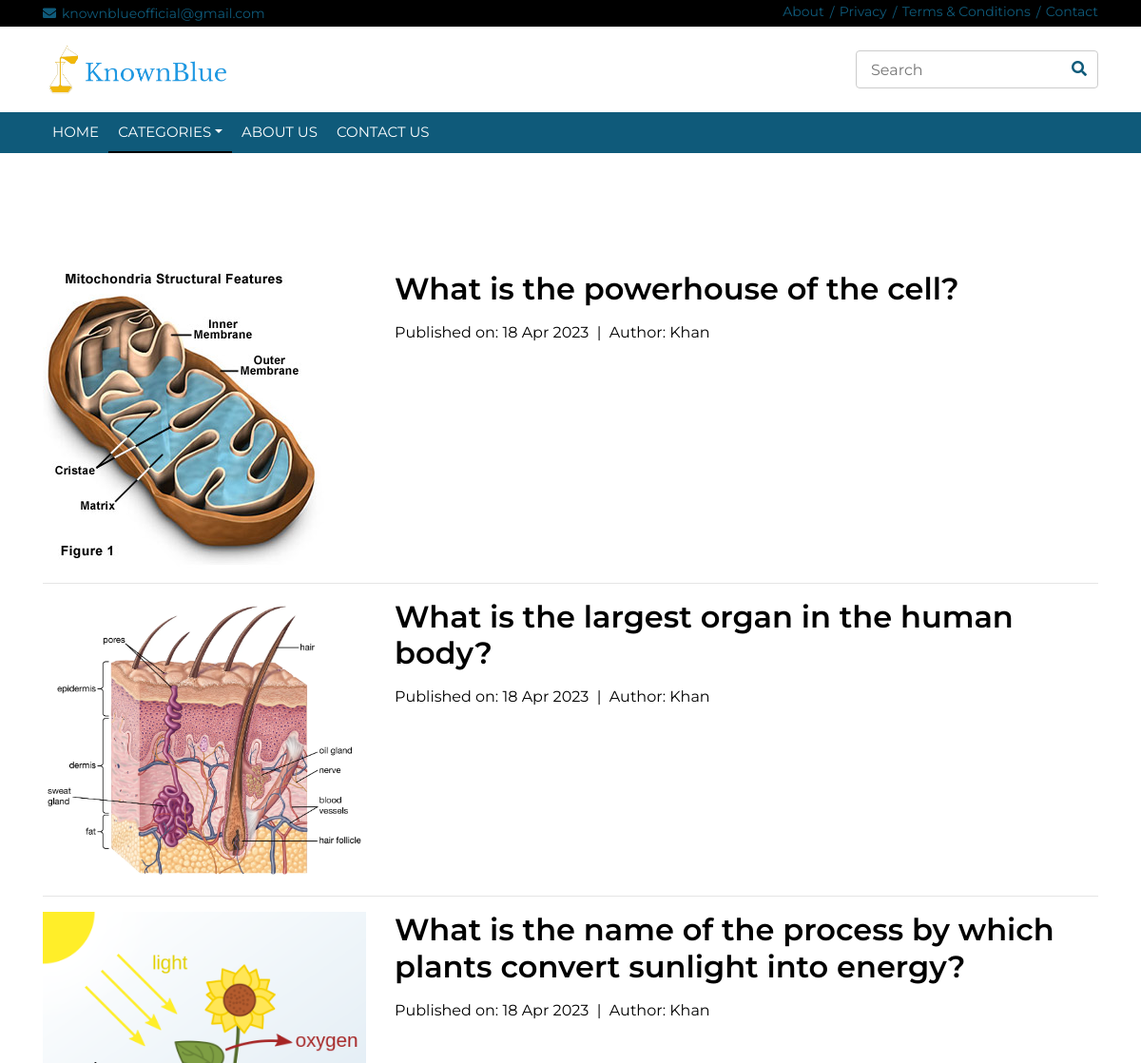
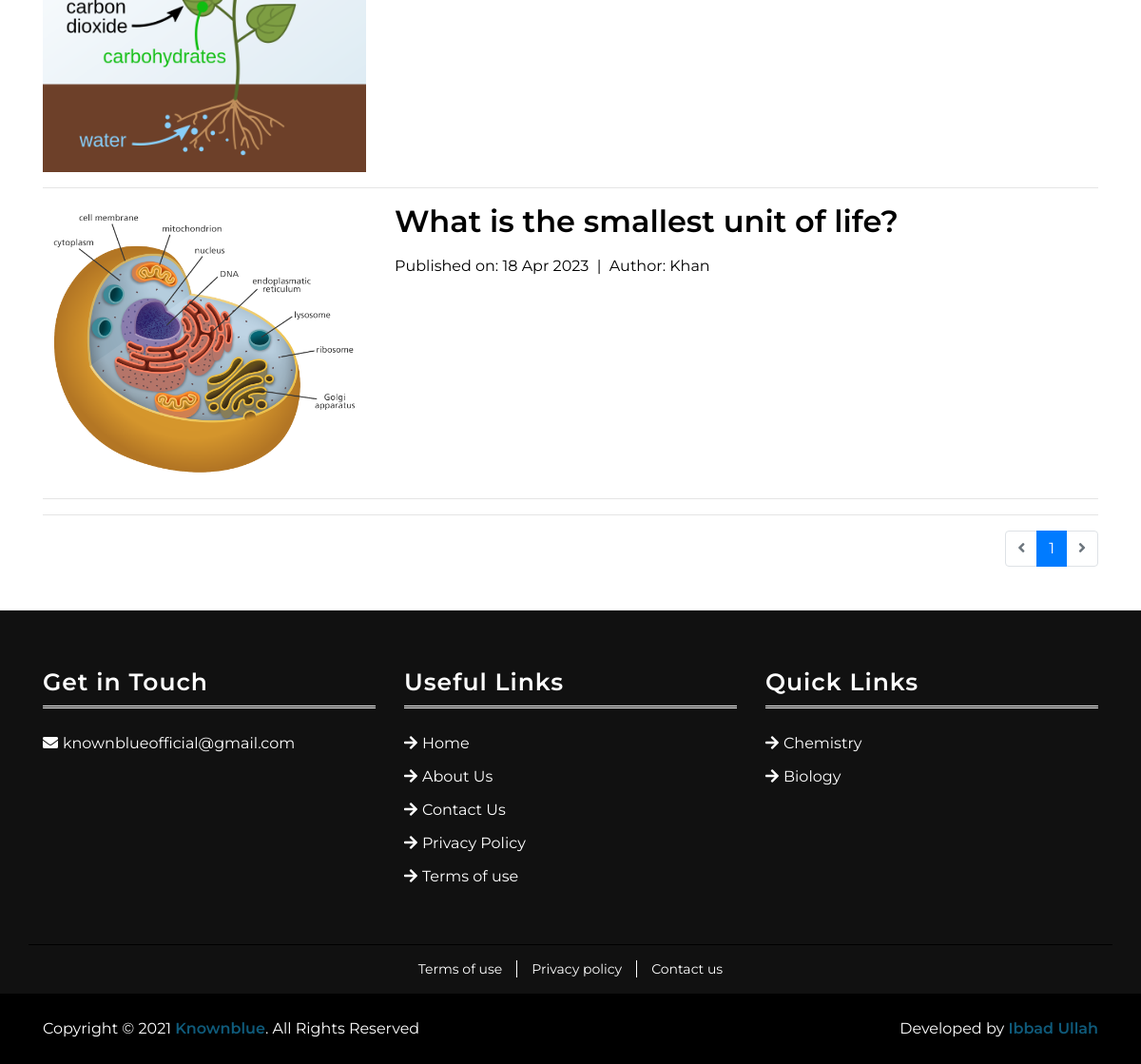
Page /biology/ on the committed database (2 pictures, top to bottom).
### adminsection/models.py (models this page shows, shortened)
class ArticlesModel(models.Model):
    Category = models.ForeignKey(CategoryModel,verbose_name="category",on_delete=models.CASCADE)
    article_title = models.CharField(max_length=200,null=True,blank=True)
    article_keywords = models.TextField(max_length=1000, null=True, blank=True)
    artilce_meta_des = models.CharField(max_length=160,null=True,blank=True)
    article_author = models.CharField(max_length=100, null=True, blank=True)
    article_content = RichTextField(null=True,blank=True)
    article_image = models.ImageField(upload_to="ArticlesImages",unique=True,null=True,blank=True)
    article_slug = models.SlugField(max_length=255,null=True,blank=True,unique=True)
    updated_date = models.DateTimeField(auto_now=True)
    published_date = models.DateTimeField(auto_now_add=True)
    class Meta:
        db_table = "articlesmodel"

class CategoryModel(models.Model):
    category_name = models.CharField(max_length=200,null=True,blank=True)
    category_keywords = models.TextField(max_length=1000, null=True, blank=True)
    category_description = models.CharField(max_length=160, null=True, blank=True)
    category_author = models.CharField(max_length=160, null=True, blank=True)
    category_slug = models.SlugField(max_length=255,unique=True,blank=True,null=True)
    added_date = models.DateTimeField(auto_now_add=True)
    class Meta:
        db_table = "categorymodel"

### app/views.py (the view)
# urls.py: path('<slug:slug>/',categoryArticles,name="CategoryArticles"),
def categoryArticles(request,slug):
    try:
        query = ArticlesModel.objects.filter(Category__category_slug=slug)
        paginator = Paginator(query,9)
        page = request.GET.get('page')
        query = paginator.get_page(page)
        category = CategoryModel.objects.get(category_slug=slug)
        return render(request, 'publicsection/category_articles.html', {"Data": query,"C":category})
    except:
        return render(request,'404.html')

### templates/publicsection/category_articles.html (shortened to what this page needs)
{% extends 'publicsection/base.html' %}
{% load static %}
{% block categoryActive %}active{% endblock %}
{% block content %}
    <div class="container content-container">
        <h1>{{ CategoryName }}</h1><br>
        {% for article in Data %}
            <div class="articleCard row">
                <div class="image col-md-4 col-sm-12">
                    <img src="{{ article.article_image.url }}" alt="{{ article.article_title }}">
                </div>
                <div class="articleTitle col-md-8 col-sm-12">
                    <a href="{% url 'GetSingleArticle' article.Category.category_slug article.article_slug %}"><h2>{{ article.article_title }}</h2></a>
                    <p>Published on: {{ article.published_date|date:"d M Y" }} &nbsp;|&nbsp; Author: {{ article.article_author }}</p>
                </div>
            </div>
            <hr>
        {% endfor %}
                      <hr>
                        <div class="float-right">
                              <ul class="pagination">
                                {% if Data.has_previous %}
                                    <li class="page-item">
                                        <a class="page-link" href="?page={{ Data.previous_page_number }}" tabindex="-1"><i class="fa fa-angle-left"></i></a>
                                    </li>
                                {% else %}
                                    <li class="page-item disabled">
                                        <a class="page-link" href="#" tabindex="-1"><i class="fa fa-angle-left"></i></a>
                                    </li>
                                {% endif %}
                                {% for num in Data.paginator.page_range %}
                                    {% if Data.number == num %}
                                        <li class="page-item active"><a class="page-link" href="#">{{ num }}</a></li>
                                    {% elif num > Data.number|add:"-3" and num < Data.number|add:"3" %}
                                        <li class="page-item"><a class="page-link" href="?page={{ num }}">{{ num }}</a></li>
                                    {% endif %}
                                {% endfor %}
                              {% if Data.has_next %}
                                    <li class="page-item">
                                        <a class="page-link" href="?page={{ Data.next_page_number }}"><i class="fa fa-angle-right"></i></a>
                                    </li>
                                {% else %}
                                    <li class="page-item disabled">
                                        <a class="page-link" href="#" ><i class="fa fa-angle-right"></i></a>
                                    </li>
                                {% endif %}
                              </ul>
                       </div>
    </div>
{% endblock %}

### templates/publicsection/base.html (shortened to what this page needs)
<!DOCTYPE html>
{% load static %}
<html lang="en">
    <head>
        <link href="https://stackpath.bootstrapcdn.com/bootstrap/4.4.1/css/bootstrap.min.css" rel="stylesheet">
        <link href="https://cdnjs.cloudflare.com/ajax/libs/font-awesome/5.10.0/css/all.min.css" rel="stylesheet">
        <link href="{% static 'front-end/lib/slick/slick.css' %}" rel="stylesheet">
        <link href="{% static 'front-end/lib/slick/slick-theme.css' %}" rel="stylesheet">
        <link href="{% static 'front-end/css/style.css' %}" rel="stylesheet">
    </head>
    <body>
        <div class="top-bar">
            <div class="container">
                <div class="row">
                    <div class="col-md-6">
                        <div class="tb-contact">
                            <p><i class="fas fa-envelope"></i>knownblueofficial@gmail.com</p>
                        </div>
                    </div>
                    <div class="col-md-6">
                        <div class="tb-menu">
                            <a href="{% url 'GetSingleArticle' 'blog' 'about-us' %}">About</a>
                            <a href="{% url 'GetSingleArticle' 'blog' 'privacy-policy' %}">Privacy</a>
                            <a href="{% url 'GetSingleArticle' 'blog' 'terms-conditions' %}">Terms & Conditions</a>
                            <a href="{% url 'ContactUs' %}">Contact</a>
                        </div>
                    </div>
                </div>
            </div>
        </div>
        <div class="brand">
            <div class="container">
                <div class="row align-items-center">
                    <div class="col-lg-3 col-md-4">
                        <div class="b-logo">
                            <a href="{% url 'Home' %}">
                                <img src="{% static 'front-end/img/logo.png' %}" alt="Logo">
                            </a>
                        </div>
                    </div>
                    <div class="col-lg-3 col-md-4">
                        <div class="b-search">
                            <form action="{% url 'SearchArticle' %}" method="get">
                                <input name="q" type="text" placeholder="Search" required>
                                <button type="submit"><i class="fa fa-search"></i></button>
                            </form>
                        </div>
                    </div>
                </div>
            </div>
        </div>
        <div class="nav-bar">
            <div class="container">
                <nav class="navbar navbar-expand-md bg-dark navbar-dark">
                    <div class="collapse navbar-collapse justify-content-between" id="navbarCollapse">
                        <div class="navbar-nav mr-auto">
                            <a href="{% url 'Home' %}" class="nav-item nav-link {% block homeActive %}{% endblock %}">Home</a>
                            <div class="nav-item dropdown">
                                <a href="#" class="nav-link dropdown-toggle {% block categoryActive %}{% endblock %}" data-toggle="dropdown">Categories</a>
                            </div>
                            <a href="{% url 'GetSingleArticle' 'blog' 'about-us' %}" class="nav-item nav-link">About Us</a>
                            <a href="{% url 'ContactUs' %}" class="nav-item nav-link {% block contactActive %}{% endblock %}">Contact Us</a>
                        </div>
                    </div>
                </nav>
            </div>
        </div>
        {% block content %}
        {% endblock %}
        <div class="footer">
            <div class="container">
                <div class="row">
                    <div class="col-lg-4 col-md-6">
                        <div class="footer-widget">
                            <h3 class="title">Get in Touch</h3>
                            <div class="contact-info">
                                <p><i class="fa fa-envelope"></i>knownblueofficial@gmail.com</p>
                            </div>
                        </div>
                    </div>
                    <div class="col-lg-4 col-md-6">
                        <div class="footer-widget">
                            <h3 class="title">Useful Links</h3>
                            <ul>
                                <li><a href="{% url 'Home' %}">Home</a></li>
                                <li><a href="{% url 'GetSingleArticle' 'blog' 'about-us' %}">About Us</a></li>
                                <li><a href="{% url 'ContactUs' %}">Contact Us</a></li>
                                <li><a href="{% url 'GetSingleArticle' 'blog' 'privacy-policy' %}">Privacy Policy</a></li>
                                <li><a href="{% url 'GetSingleArticle' 'blog' 'terms-conditions' %}">Terms of use</a></li>
                            </ul>
                        </div>
                    </div>
                    <div class="col-lg-4 col-md-6">
                        <div class="footer-widget">
                            <h3 class="title">Quick Links</h3>
                            <ul>
                                {% for category in Categories %}
                                    <li><a href="{% url 'CategoryArticles' category.category_slug %}">{{ category.category_name }}</a></li>
                                {% endfor %}
                            </ul>
                        </div>
                    </div>
                </div>
            </div>
        </div>
        <div class="footer-menu">
            <div class="container">
                <div class="f-menu">
                    <a href="{% url 'GetSingleArticle' 'blog' 'terms-conditions' %}">Terms of use</a>
                    <a href="{% url 'GetSingleArticle' 'blog' 'privacy-policy' %}">Privacy policy</a>
                    <a href="{% url 'ContactUs' %}">Contact us</a>
                </div>
            </div>
        </div>
        <div class="footer-bottom">
            <div class="container">
                <div class="row">
                    <div class="col-md-6 copyright">
                        <p>Copyright &copy; 2021 <a href="https://knownblue.com">Knownblue</a>. All Rights Reserved</p>
                    </div>
                    <div class="col-md-6 template-by">
                        <p>Developed by <a href="https://www.facebook.com/engineer.ibbad">Ibbad Ullah</a></p>
                    </div>
                </div>
            </div>
        </div>
    </body>
</html>

### rows in the picture
ArticlesModel: article_image (picture), article_title "What is the powerhouse of the cell?", published_date "18 Apr 2023", article_author "Khan"
ArticlesModel: article_image (picture), article_title "What is the largest organ in the human body?", published_date "18 Apr 2023", article_author "Khan"
ArticlesModel: article_image (picture), article_title "What is the name of the process by which plants convert sunlight into energy?", published_date "18 Apr 2023", article_author "Khan"
ArticlesModel: article_image (picture), article_title "What is the smallest unit of life?", published_date "18 Apr 2023", article_author "Khan"
CategoryModel: category_name "Chemistry"
CategoryModel: category_name "Biology"

### other values in the picture
{{ num }} "1"
